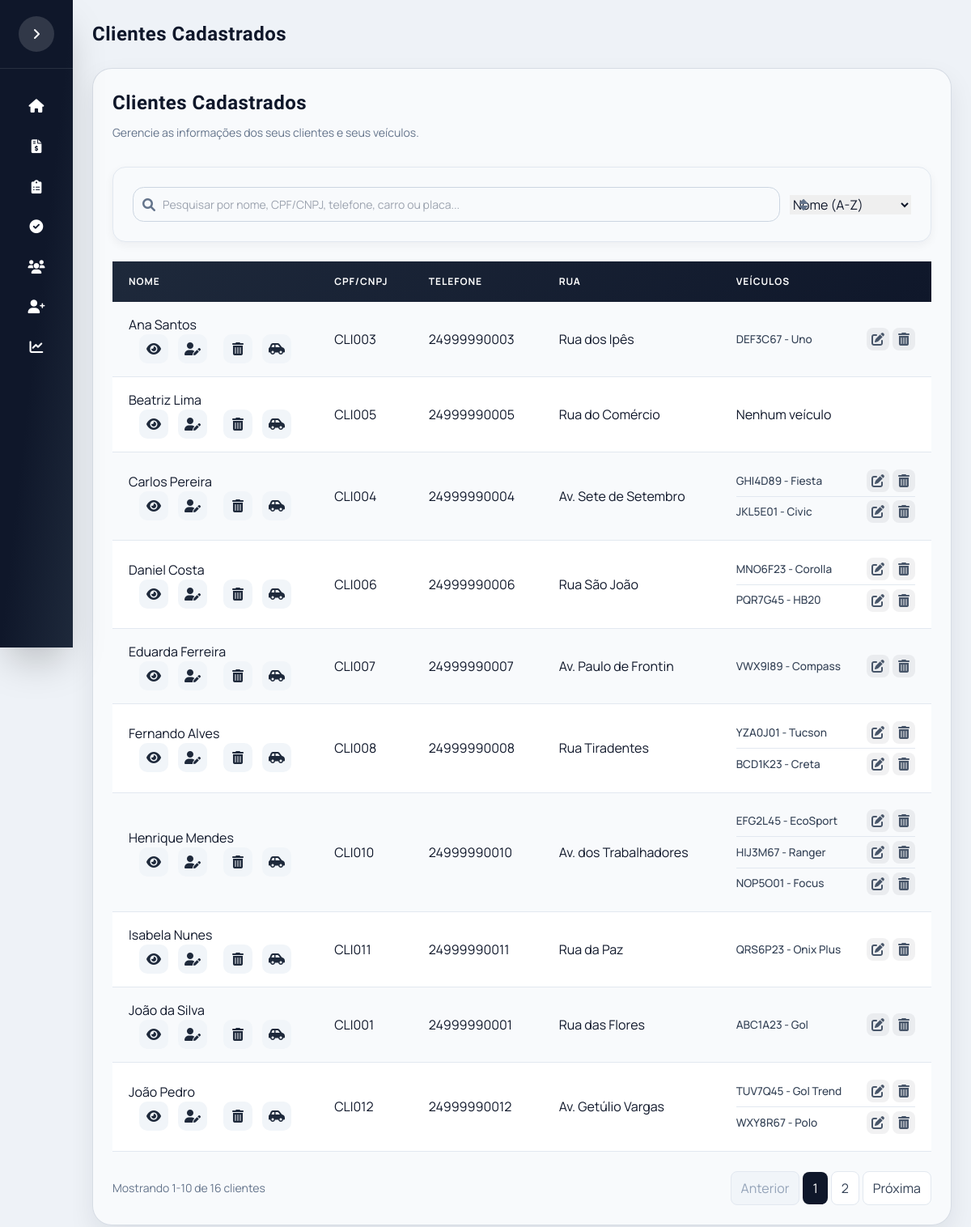
Screenshot of /clientes with the database file from the repository.
### app/models.py (models this page shows)
class Cliente(db.Model):
    __tablename__ = "clientes"
    id_cliente = db.Column(db.Integer, primary_key=True, autoincrement=True)
    cod_cliente = db.Column(db.String(20), unique=True, nullable=False)
    nome = db.Column(db.String(120), nullable=False)
    cliente_ativo = db.Column(db.Integer, default=1)
    telefones = db.relationship("TelefoneCliente", backref="cliente", lazy=True, cascade="all, delete-orphan")
    emails = db.relationship("EmailCliente", backref="cliente", lazy=True, cascade="all, delete-orphan")
    enderecos = db.relationship("EnderecoCliente", backref="cliente", lazy=True, cascade="all, delete-orphan")
    veiculos = db.relationship("Veiculo", backref="cliente", lazy=True, cascade="all, delete-orphan")

class TelefoneCliente(db.Model):
    __tablename__ = "telefones_cliente"
    id_telefone = db.Column(db.Integer, primary_key=True, autoincrement=True)
    id_cliente = db.Column(db.Integer, db.ForeignKey("clientes.id_cliente"), nullable=False)
    telefone = db.Column(db.String(20), nullable=False)

class EnderecoCliente(db.Model):
    __tablename__ = "enderecos_cliente"
    id_endereco = db.Column(db.Integer, primary_key=True, autoincrement=True)
    id_cliente = db.Column(db.Integer, db.ForeignKey("clientes.id_cliente"), nullable=False)
    rua = db.Column(db.String(150))
    numero = db.Column(db.String(10))
    bairro = db.Column(db.String(100))
    cidade = db.Column(db.String(100))
    estado = db.Column(db.String(2))
    cep = db.Column(db.String(8))
    complemento = db.Column(db.String(100))

class Veiculo(db.Model):
    __tablename__ = "veiculos"
    id_veiculo = db.Column(db.Integer, primary_key=True, autoincrement=True)
    id_cliente = db.Column(db.Integer, db.ForeignKey("clientes.id_cliente"), nullable=False)
    veiculo_ativo = db.Column(db.Integer, default=1)
    placa = db.Column(db.String(7), unique=True, nullable=False)
    marca = db.Column(db.String(50), nullable=False)
    modelo = db.Column(db.String(80), nullable=False)
    ano = db.Column(db.Integer)
    cor = db.Column(db.String(30))
    orcamentos = db.relationship("Orcamento", backref="veiculo", lazy=True)

### app/routes.py (the view)
@main.route("/clientes")
def listar_clientes():
    page = request.args.get("page", 1, type=int)
    per_page = request.args.get("per_page", 10, type=int)
    per_page = max(1, min(per_page, 10000))
    query = (
        Cliente.query
        .filter(Cliente.cliente_ativo == 1)
        .order_by(Cliente.nome.asc())
    )
    pagination = query.paginate(page=page, per_page=per_page, error_out=False)
    return render_template(
        "lista_clientes.html",
        clientes=pagination.items,
        pagination=pagination
    )

### templates/lista_clientes.html (shortened to what this page needs)
{% extends "base.html" %}
{% block page_title %}
Clientes Cadastrados
{% endblock %}
{% block content %}
<div class="table-container">
    <div class="screen-header" style="margin-bottom: 2rem;">
        <div>
            <h2 class="screen-title title-font" style="margin-bottom: 0.5rem;">Clientes Cadastrados</h2>
            <p class="screen-subtitle">Gerencie as informações dos seus clientes e seus veículos.</p>
        </div>
    </div>
    <div class="panel filter-panel" style="margin-bottom: 1.5rem; padding: 1.5rem;">
        <div class="filter-row">
            <div class="filter-search-col">
                <div class="input-icon">
                    <input
                        type="text"
                        id="filterCliente"
                        placeholder="Pesquisar por nome, CPF/CNPJ, telefone, carro ou placa..."
                        class="form-input"
                    >
                </div>
            </div>
            <div class="filter-sort-col"><div class="input-icon">
                <select id="sortSelect" class="w-full">
                    <option value="nome_asc">Nome (A-Z)</option>
                </select>
            </div></div>
        </div>
    </div>
    <table class="table-clientes">
        <thead>
            <tr>
                <th>Nome</th>
                <th>CPF/CNPJ</th>
                <th>Telefone</th>
                <th>Rua</th>
                <th>Veículos</th>
            </tr>
        </thead>
        <tbody id="tabelaClientesBody">
        {% for cliente in clientes %}
        <tr>
            <td>
                <div class="cliente-header">
                    <div class="cliente-nome">{{ cliente.nome }}</div>
                    <div class="cliente-icons">
                        <a href="{{ url_for('main.perfil_cliente', id_cliente=cliente.id_cliente) }}" class="icon-btn" data-tooltip="Ver perfil">
                            <i class="fas fa-eye"></i>
                        </a>
                        <a href="{{ url_for('main.editar_cliente', id_cliente=cliente.id_cliente) }}" class="icon-btn" data-tooltip="Editar perfil">
                            <i class="fas fa-user-edit"></i>
                        </a>
                        <button type="button" class="icon-btn" data-tooltip="Excluir perfil" onclick="openDeleteModal('cliente', '{{ cliente.nome }}', 'form-delete-cliente-{{ cliente.id_cliente }}');">
                            <i class="fas fa-trash-alt"></i>
                        </button>
                        <a href="{{ url_for('main.novo_veiculo', id_cliente=cliente.id_cliente) }}" class="icon-btn" data-tooltip="Adicionar veículo">
                            <i class="fas fa-car-side"></i>
                        </a>
                    </div>
                </div>
            </td>
            <td>{{ cliente.cod_cliente }}</td>
            <td>
                {{ cliente.telefones[0].telefone if cliente.telefones else "Não cadastrado" }}
            </td>
            <td>
                {{ cliente.enderecos[0].rua if cliente.enderecos else "Não cadastrada" }}
            </td>
            <td>
                {% if cliente.veiculos %}
                <ul class="lista-veiculos">
                    {% for veiculo in cliente.veiculos if veiculo.veiculo_ativo == 1 %}
                    <li class="veiculo-item">
                        <span class="veiculo-info">
                            {{ veiculo.placa.upper() }} - {{ veiculo.modelo }}
                        </span>
                        <div class="veiculo-acoes">
                            <a href="{{ url_for('main.editar_veiculo', id_veiculo=veiculo.id_veiculo) }}" class="icon-btn" data-tooltip="Editar veículo">
                                <i class="fas fa-edit"></i>
                            </a>
                            <button type="button" class="icon-btn" data-tooltip="Excluir veículo" onclick="openDeleteModal('veiculo', '{{ veiculo.placa.upper() }} - {{ veiculo.modelo }}', 'form-delete-veiculo-{{ veiculo.id_veiculo }}');">
                                <i class="fas fa-trash-alt"></i>
                            </button>
                        </div>
                    </li>
                    {% endfor %}
                </ul>
                {% else %}
                Nenhum veículo
                {% endif %}
            </td>
        </tr>
        {% endfor %}
        </tbody>
    </table>
</div>
{% if pagination and pagination.pages > 1 %}
<nav class="mt-6 flex items-center justify-between gap-3 flex-wrap" aria-label="Paginação">
    <div class="text-sm text-slate-500">
        {% set first_item = ((pagination.page - 1) * pagination.per_page) + 1 if pagination.total else 0 %}
        {% set last_item = (pagination.page * pagination.per_page) if (pagination.page * pagination.per_page) < pagination.total else pagination.total %}
        Mostrando {{ first_item }}-{{ last_item }} de {{ pagination.total }} clientes
    </div>
    <div class="flex items-center gap-1 flex-wrap">
        {% if pagination.has_prev %}
            <a class="px-3 py-2 rounded-lg border border-slate-200 bg-white text-slate-700 hover:bg-slate-50"
               href="{{ url_for('main.listar_clientes', page=pagination.prev_num) }}">Anterior</a>
        {% else %}
            <span class="px-3 py-2 rounded-lg border border-slate-200 bg-slate-100 text-slate-400 cursor-not-allowed">Anterior</span>
        {% endif %}
        {% for p in pagination.iter_pages(left_edge=1, right_edge=1, left_current=2, right_current=2) %}
            {% if p %}
                {% if p == pagination.page %}
                    <span class="px-3 py-2 rounded-lg bg-slate-900 text-white">{{ p }}</span>
                {% else %}
                    <a class="px-3 py-2 rounded-lg border border-slate-200 bg-white text-slate-700 hover:bg-slate-50"
                       href="{{ url_for('main.listar_clientes', page=p) }}">{{ p }}</a>
                {% endif %}
            {% else %}
                <span class="px-2 text-slate-400">…</span>
            {% endif %}
        {% endfor %}
        {% if pagination.has_next %}
            <a class="px-3 py-2 rounded-lg border border-slate-200 bg-white text-slate-700 hover:bg-slate-50"
               href="{{ url_for('main.listar_clientes', page=pagination.next_num) }}">Próxima</a>
        {% else %}
            <span class="px-3 py-2 rounded-lg border border-slate-200 bg-slate-100 text-slate-400 cursor-not-allowed">Próxima</span>
        {% endif %}
    </div>
</nav>
{% endif %}
{% endblock %}

### static/css/estilo.css (style rules this page uses)
:root { --brand-red: #e11d2e; --brand-red-dark: #b91c1c; --brand-blue: #1e3a8a; --ink: #0f172a; --muted: #475569; --panel: #f8fafc; --line: #e2e8f0; --accent: #10b981; --primary: #4f46e5; --primary-dark: #4338ca; --primary-light: #818cf8; --success: #10b981; --warning: #f59e0b; --danger: #ef4444; --info: #3b82f6; --sidebar-width: 280px; --sidebar-collapsed: 90px; --radius-card: 1.25rem; --radius-lg: 1rem; --radius-md: 0.75rem; --shadow-sm: 0 1px 2px 0 rgb(0 0 0 / 0.05); --shadow-md: 0 4px 6px -1px rgb(0 0 0 / 0.1); --shadow-lg: 0 10px 15px -3px rgb(0 0 0 / 0.1); --shadow-xl: 0 20px 25px -5px rgb(0 0 0 / 0.1); }
* { margin: 0; padding: 0; box-sizing: border-box; }
body { background: radial-gradient(circle at top, #e2e8f0 0%, #cbd5e1 55%, #e2e8f0 100%); font-family: 'Manrope', system-ui, sans-serif; color: var(--ink); min-height: 100vh; overflow-x: hidden; }
h1, h2, h3, .title-font { font-family: 'Barlow Condensed', 'Manrope', system-ui, sans-serif; letter-spacing: 0.02em; }
.screen-header { display: flex; flex-wrap: wrap; align-items: center; justify-content: space-between; gap: 1rem; margin-bottom: 1.5rem; }
.screen-title { font-size: 1.9rem; font-weight: 700; color: #0f172a; font-family: 'Barlow Condensed', sans-serif; }
.screen-subtitle { color: #64748b; font-size: 0.95rem; margin-top: 0.25rem; }
.table-clientes { width: 100%; border-collapse: collapse; min-width: 600px; }
.table-clientes thead { background: linear-gradient(135deg, #1e293b 0%, #0f172a 100%); }
.table-clientes thead th { color: #ffffff; padding: 1rem 1.25rem; text-align: left; font-size: 0.75rem; font-weight: 700; text-transform: uppercase; letter-spacing: 0.08em; }
.table-clientes tbody tr { border-bottom: 1px solid #e2e8f0; transition: all 0.2s ease; }
.table-clientes tbody tr:nth-child(even) { background-color: #ffffff; }
.table-clientes tbody tr:nth-child(odd) { background-color: #f8fafc; }
.table-clientes td { padding: 1rem 1.25rem; color: #0f172a; vertical-align: middle; }
.cliente-icons { display: flex; align-items: center; justify-content: center; gap: 0.5rem; flex-wrap: nowrap; }
.icon-btn { all: unset; display: inline-flex; align-items: center; justify-content: center; width: 36px; height: 36px; border-radius: 10px; cursor: pointer; transition: all 0.2s ease; background: rgba(15, 23, 42, 0.06); color: #475569; position: relative; }
.icon-btn i { font-size: 1rem; line-height: 1; }
.icon-btn[data-tooltip="Ver perfil"] { background: rgba(59, 130, 246, 0.1); color: #3b82f6; }
.icon-btn[data-tooltip="Editar perfil"] { background: rgba(245, 158, 11, 0.1); color: #f59e0b; }
.icon-btn[data-tooltip="Excluir perfil"] { background: rgba(239, 68, 68, 0.1); color: #ef4444; }
.icon-btn[data-tooltip="Adicionar veículo"] { background: rgba(16, 185, 129, 0.1); color: #10b981; }
.lista-veiculos { list-style: none; padding: 0; margin: 0; }
.veiculo-item { display: flex; align-items: center; justify-content: space-between; gap: 0.5rem; padding: 0.3rem 0; border-bottom: 1px solid #e2e8f0; }
.veiculo-item:last-child { border-bottom: none; }
.veiculo-info { font-size: 0.85rem; font-weight: 500; color: #334155; }
.veiculo-acoes { display: flex; gap: 0.25rem; }
.veiculo-acoes a, .veiculo-acoes button { all: unset; display: inline-flex; align-items: center; justify-content: center; width: 28px; height: 28px; border-radius: 8px; cursor: pointer; transition: all 0.2s ease; background: rgba(15, 23, 42, 0.06); color: #475569; }
.input-icon { position: relative; }
.form-input, .form-select, .form-textarea { width: 100%; padding: 0.625rem 0.75rem 0.625rem 2.25rem; border: 1px solid #cbd5e1; border-radius: 0.85rem; font-size: 0.875rem; transition: all 0.2s; background: #f8fafc; color: #0f172a; }
.cliente-icons .icon-btn, .cliente-icons a.icon-btn, .cliente-icons button.icon-btn { all: unset !important; display: inline-flex !important; align-items: center !important; justify-content: center !important; width: 36px !important; height: 36px !important; border-radius: 10px !important; cursor: pointer !important; transition: all 0.2s ease !important; position: relative !important; margin: 0 2px !important; background: #f1f5f9 !important; color: #1e293b !important; }
.cliente-icons .icon-btn i { font-size: 1rem !important; line-height: 1 !important; }

### rows the page displays
Cliente: nome "Ana Santos", cod_cliente "CLI003", telefone "24999990003", rua "Rua dos Ipês"
Veiculo: placa "DEF3C67", modelo "Uno"
Cliente: nome "Beatriz Lima", cod_cliente "CLI005", telefone "24999990005", rua "Rua do Comércio", shows "Nenhum veículo"
Cliente: nome "Carlos Pereira", cod_cliente "CLI004", telefone "24999990004", rua "Av. Sete de Setembro"
Veiculo: placa "GHI4D89", modelo "Fiesta"
Veiculo: placa "JKL5E01", modelo "Civic"
Cliente: nome "Daniel Costa", cod_cliente "CLI006", telefone "24999990006", rua "Rua São João"
Veiculo: placa "MNO6F23", modelo "Corolla"
Veiculo: placa "PQR7G45", modelo "HB20"
Cliente: nome "Eduarda Ferreira", cod_cliente "CLI007", telefone "24999990007", rua "Av. Paulo de Frontin"
Veiculo: placa "VWX9I89", modelo "Compass"
Cliente: nome "Fernando Alves", cod_cliente "CLI008", telefone "24999990008", rua "Rua Tiradentes"
Veiculo: placa "YZA0J01", modelo "Tucson"
Veiculo: placa "BCD1K23", modelo "Creta"
Cliente: nome "Henrique Mendes", cod_cliente "CLI010", telefone "24999990010", rua "Av. dos Trabalhadores"
Veiculo: placa "EFG2L45", modelo "EcoSport"
Veiculo: placa "HIJ3M67", modelo "Ranger"
Veiculo: placa "NOP5O01", modelo "Focus"
Cliente: nome "Isabela Nunes", cod_cliente "CLI011", telefone "24999990011", rua "Rua da Paz"
Veiculo: placa "QRS6P23", modelo "Onix Plus"
Cliente: nome "João Pedro", cod_cliente "CLI012", telefone "24999990012", rua "Av. Getúlio Vargas"
Veiculo: placa "TUV7Q45", modelo "Gol Trend"
Veiculo: placa "WXY8R67", modelo "Polo"
Cliente: nome "João da Silva", cod_cliente "CLI001", telefone "24999990001", rua "Rua das Flores"
Veiculo: placa "ABC1A23", modelo "Gol"

### other values shown
{{ first_item }} "1"
{{ last_item }} "10"
{{ pagination.total }} "16"
{{ p }} "1"
{{ p }} "2"
